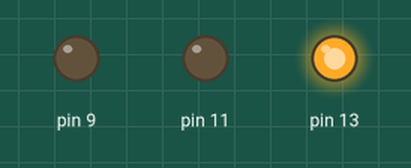
Bench run of a sketch on a simulated Arduino Uno, built with avr-gcc and run on an emulated ATmega328P. On the bench: output pins drawn as LEDs (lit = HIGH).

Above: at 0.3 s.
At 6.87 s:
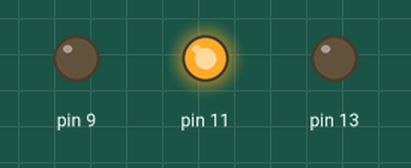
At 10.0 s:
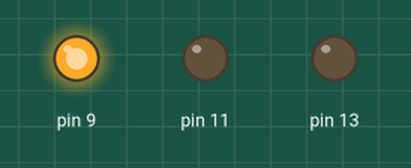
At 13.6 s:
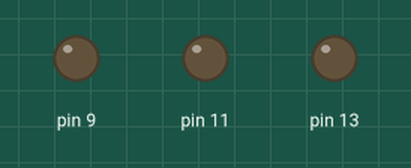
Timing chart, 0 to 15.0 s (numbered marks = the images above):
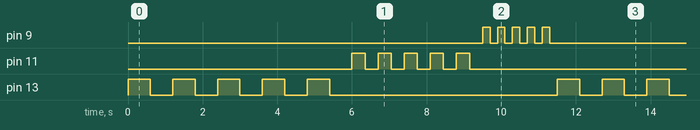

The sketch:

sketch_dec22a.ino
```cpp
void setup()
{
  // put your setup code here, to run once:

  pinMode(13,OUTPUT);
}

void loop()
{
  // put your main code here, to run repeatedly:
  for(int x = 0; x < 5; x++)
  {
    //analogWrite(13,100);
    digitalWrite(13,HIGH);
    delay(600);
    digitalWrite(13,LOW);
    delay(600);
  }
  for(int x = 0; x < 5; x++)
  {
    analogWrite(11,100);
    digitalWrite(11,HIGH);
    delay(350);
    digitalWrite(11,LOW);
    delay(350);
  }

  for(int x = 0; x < 5; x++)
  {
    analogWrite(9,100);
    digitalWrite(9,HIGH);
    delay(200);
    digitalWrite(9,LOW);
    delay(200);
  }

}
```

Measured:
- by itself, pin 9: repeats every 11.5 s: 4 × (LOW 0.20 s, HIGH 0.20 s), LOW 9.7 s, HIGH 0.20 s
- by itself, pin 11: repeats every 11.5 s: 4 × (LOW 0.35 s, HIGH 0.35 s), LOW 8.4 s, HIGH 0.35 s
- by itself, pin 13: repeats every 11.5 s: 4 × (LOW 0.60 s, HIGH 0.60 s), LOW 6.1 s, HIGH 0.60 s
